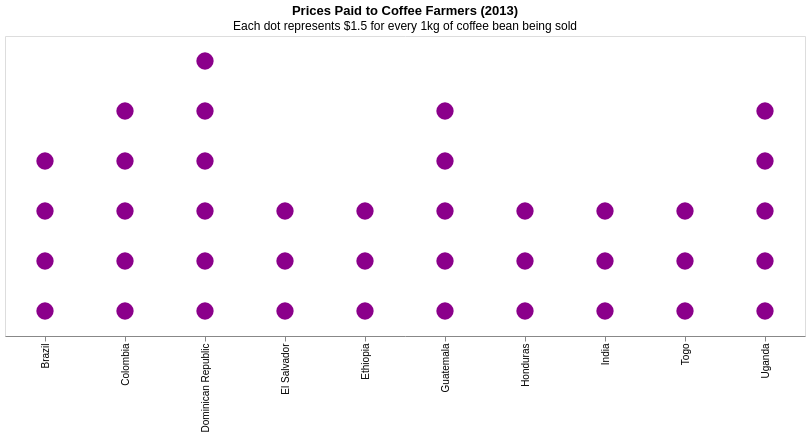

Write a Vega-Lite specification for this figure.
### Vega-Lite specification from a JSON file in a GitHub repository (floating-point values rounded to 4 significant figures)
{"$schema": "https://vega.github.io/schema/vega-lite/v5.json", "description": "A Wilkinson Dot Plot", "title": {"text": "Prices Paid to Coffee Farmers (2013)", "subtitle": "Each dot represents $1.5 for every 1kg of coffee bean being sold"}, "width": 800, "height": 300, "data": {"values": ["Colombia", "Colombia", "Colombia", "Colombia", "Colombia", "Dominican Republic", "Dominican Republic", "Dominican Republic", "Dominican Republic", "Dominican Republic", "Dominican Republic", "El Salvador", "El Salvador", "El Salvador", "Guatemala", "Guatemala", "Guatemala", "Guatemala", "Guatemala", "Honduras", "Honduras", "Honduras", "Uganda", "Uganda", "Uganda", "Brazil", "Brazil", "Brazil", "Brazil", "Ethiopia", "Ethiopia", "Ethiopia", "India", "India", "India", "Togo", "Togo", "Togo", "Uganda", "Uganda"]}, "transform": [{"window": [{"op": "rank", "as": "id"}], "groupby": ["data"]}], "mark": {"type": "circle", "opacity": 1, "size": 300, "color": "darkmagenta"}, "encoding": {"x": {"field": "data", "type": "ordinal", "title": null}, "y": {"field": "id", "type": "ordinal", "sort": "descending", "axis": null}}}
